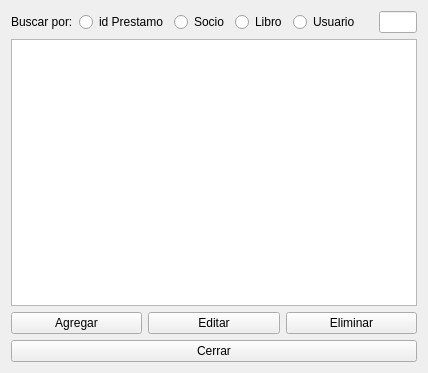
<?xml version="1.0" encoding="UTF-8"?>
<ui version="4.0">
 <class>Prestamo</class>
 <widget class="QWidget" name="Prestamo">
  <property name="geometry">
   <rect>
    <x>0</x>
    <y>0</y>
    <width>428</width>
    <height>373</height>
   </rect>
  </property>
  <property name="windowTitle">
   <string>Form</string>
  </property>
  <layout class="QGridLayout" name="gridLayout_2">
   <item row="0" column="0">
    <layout class="QGridLayout" name="gridLayout">
     <property name="sizeConstraint">
      <enum>QLayout::SizeConstraint::SetMaximumSize</enum>
     </property>
     <item row="3" column="0">
      <widget class="QPushButton" name="boton_cerrar">
       <property name="text">
        <string>Cerrar</string>
       </property>
      </widget>
     </item>
     <item row="2" column="0">
      <layout class="QHBoxLayout" name="horizontalLayout">
       <item>
        <widget class="QPushButton" name="boton_agregar">
         <property name="text">
          <string>Agregar</string>
         </property>
        </widget>
       </item>
       <item>
        <widget class="QPushButton" name="boton_editar">
         <property name="text">
          <string>Editar</string>
         </property>
        </widget>
       </item>
       <item>
        <widget class="QPushButton" name="boton_eliminar">
         <property name="text">
          <string>Eliminar</string>
         </property>
        </widget>
       </item>
      </layout>
     </item>
     <item row="1" column="0">
      <widget class="QTableWidget" name="tablaPrestamo"/>
     </item>
     <item row="0" column="0">
      <layout class="QHBoxLayout" name="horizontalLayout_2">
       <property name="leftMargin">
        <number>0</number>
       </property>
       <property name="topMargin">
        <number>0</number>
       </property>
       <item>
        <widget class="QLabel" name="label">
         <property name="text">
          <string>Buscar por:</string>
         </property>
        </widget>
       </item>
       <item>
        <widget class="QRadioButton" name="botidPrestamo">
         <property name="text">
          <string>id Prestamo</string>
         </property>
        </widget>
       </item>
       <item>
        <widget class="QRadioButton" name="botsocio">
         <property name="text">
          <string>Socio</string>
         </property>
        </widget>
       </item>
       <item>
        <widget class="QRadioButton" name="botlibro">
         <property name="text">
          <string>Libro</string>
         </property>
        </widget>
       </item>
       <item>
        <widget class="QRadioButton" name="botusuario">
         <property name="text">
          <string>Usuario</string>
         </property>
        </widget>
       </item>
       <item>
        <widget class="QLabel" name="label_2">
         <property name="text">
          <string/>
         </property>
        </widget>
       </item>
       <item>
        <widget class="QLineEdit" name="line_buscar"/>
       </item>
      </layout>
     </item>
    </layout>
   </item>
  </layout>
 </widget>
 <resources/>
 <connections/>
</ui>
